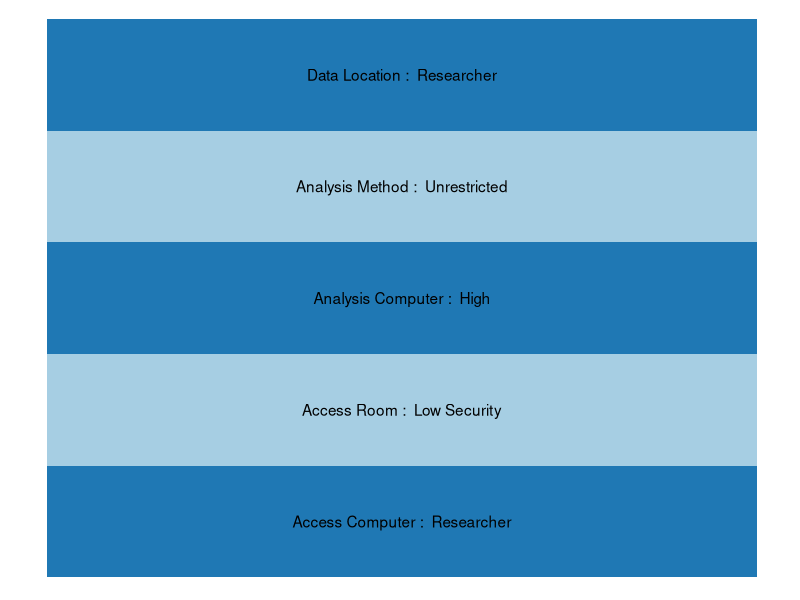
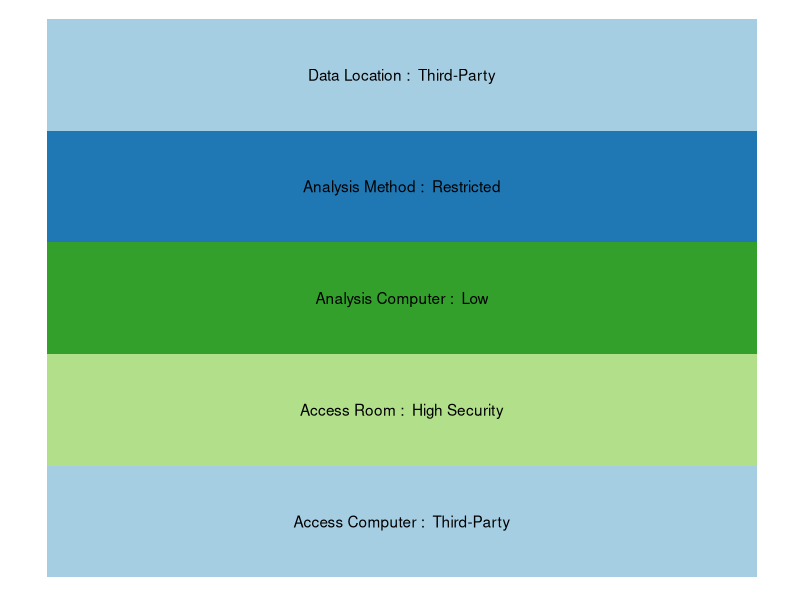
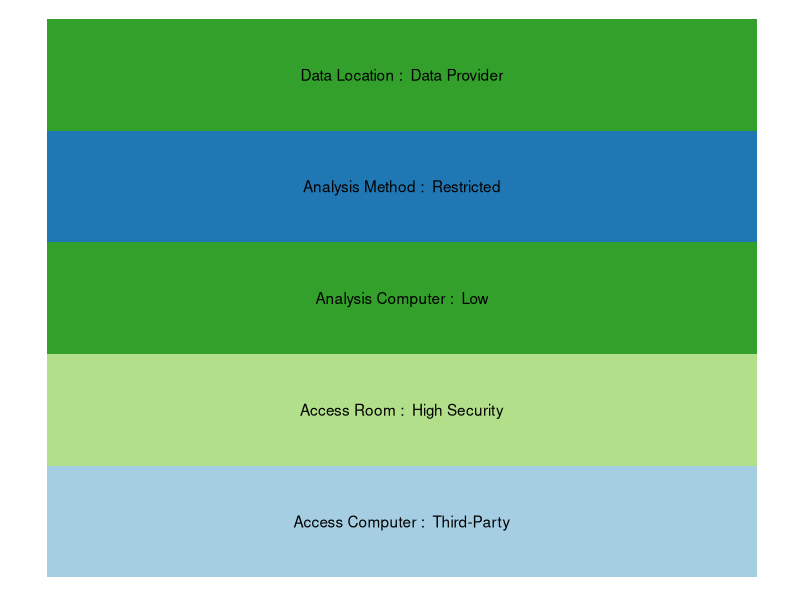
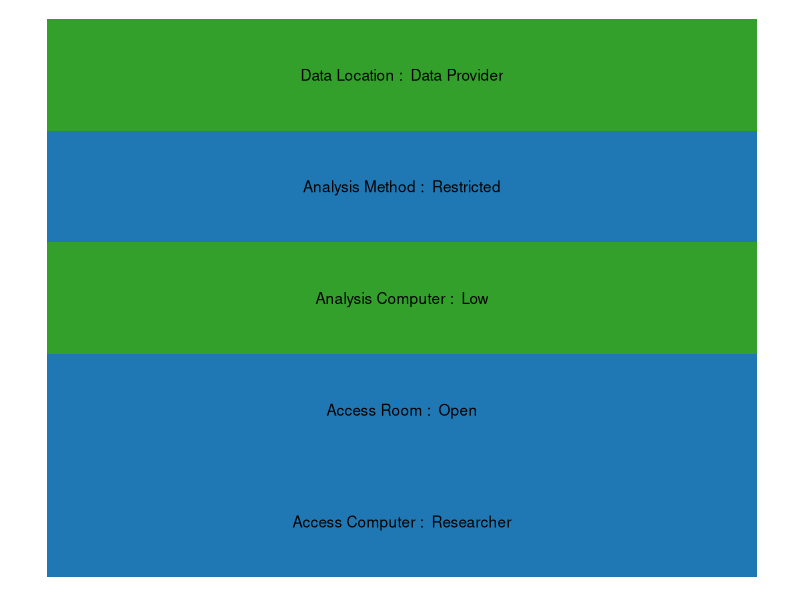
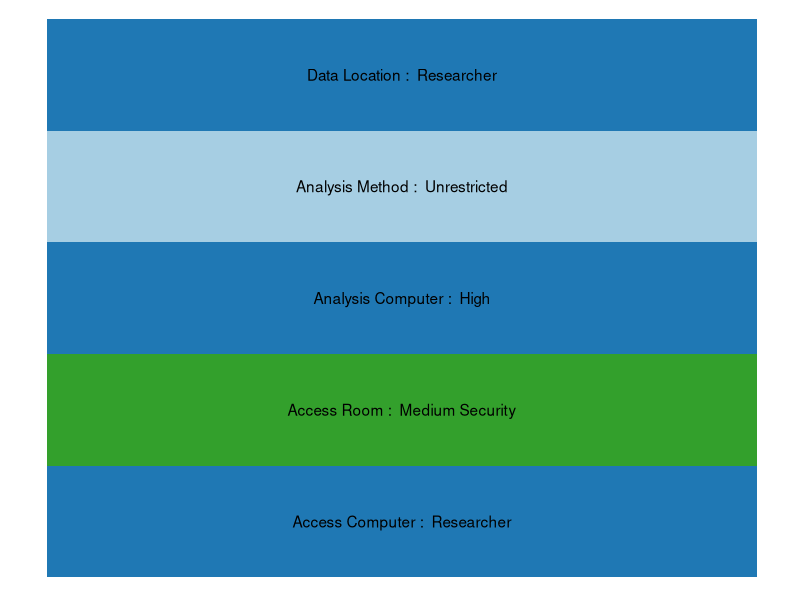
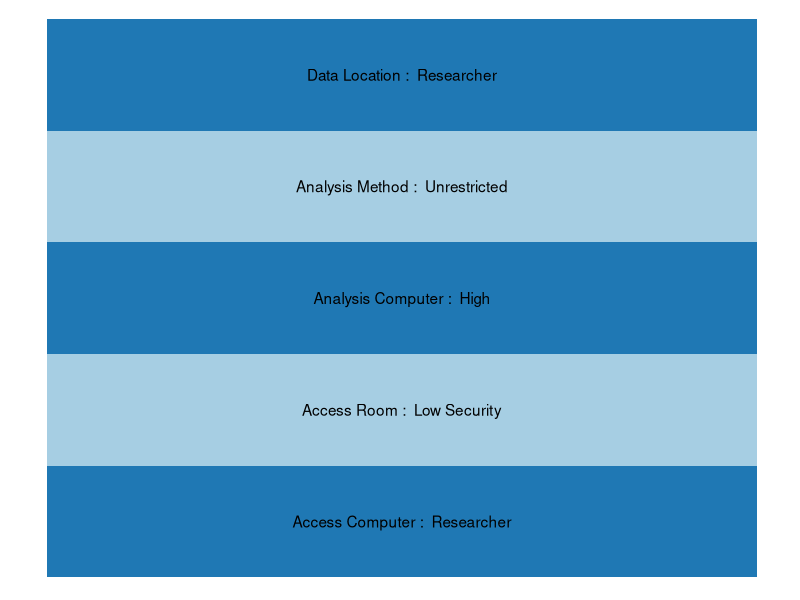

Reproduce these figures in R, in order.
## ---- chunk 1
 library(ggplot2)

 pal <- c(
   "Data Provider" = "#33a02c",
   "Third-Party" = "#a6cee3",
   "Researcher" = "#1f78b4",
   "Unrestricted" = "#a6cee3",
   "Restricted" = "#1f78b4",
   "Open" = "#1f78b4",
   "Low Security" = "#a6cee3",
   "Medium Security" = "#33a02c",
   "High Security" = "#b2df8a",
   "Low" = "#33a02c",
   "Medium" = "#a6cee3",
   "High" = "#1f78b4"
 )

plot <- function(data) {
   ggplot(data, aes(x=metrics,y=1)) +
   geom_bar(stat="identity", aes(fill=rank), width=1) +
   theme(axis.title.x=element_blank(),
         axis.text.x=element_blank(),
         axis.ticks.x=element_blank(),
         axis.title.y=element_blank(),
         axis.text.y=element_blank(),
         axis.ticks.y=element_blank(),
         legend.position = "none") +
   scale_fill_manual(values = pal) +
   geom_text(aes(label=paste(metrics,": ",rank)),
             color="black",
             position = position_stack(vjust=0.5)) +
   coord_flip() +
   theme(panel.grid.major = element_blank(), panel.grid.minor = element_blank(),
         panel.background = element_blank())
}

knitr::opts_chunk$set(fig.width=4, fig.height=2) 

## ---- chunk 2
sfusd = data.frame(metrics=c("Data Location","Access Computer","Analysis Computer","Access Room","Analysis Method"),
                  rank=c("Researcher","Researcher","High","Low Security","Unrestricted"))

plot(data=sfusd)

## ---- chunk 3
nbirdt = data.frame(metrics=c("Data Location","Access Computer","Analysis Computer","Access Room","Analysis Method"),
                  rank=c("Third-Party","Third-Party","Low","High Security","Restricted"))
plot(data=nbirdt)
## ---- chunk 4
iab1 = data.frame(metrics=c("Data Location","Access Computer","Analysis Computer","Access Room","Analysis Method"),
                  rank=c("Data Provider","Third-Party","Low","High Security","Restricted"))
plot(data=iab1)
## ---- chunk 5
iab2 = data.frame(metrics=c("Data Location","Access Computer","Analysis Computer","Access Room","Analysis Method"),
                  rank=c("Data Provider","Researcher","Low","Open","Restricted"))
plot(data=iab2)
## ---- chunk 6
iab3 = data.frame(metrics=c("Data Location","Access Computer","Analysis Computer","Access Room","Analysis Method"),
                  rank=c("Researcher","Researcher","High","Medium Security","Unrestricted"))
plot(data=iab3)
## ---- chunk 7
olda = data.frame(metrics=c("Data Location","Access Computer","Analysis Computer","Access Room","Analysis Method"),
                  rank=c("Researcher","Researcher","High","Low Security","Unrestricted"))
plot(data=olda)
